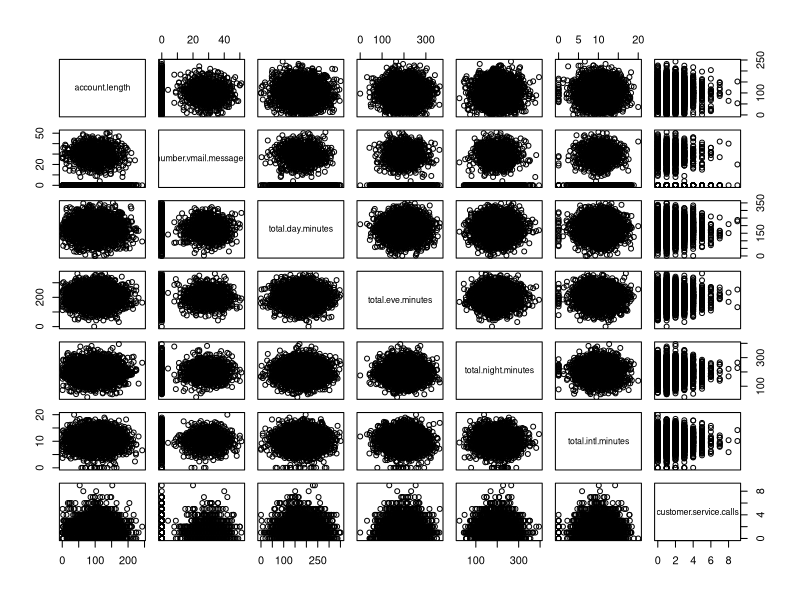
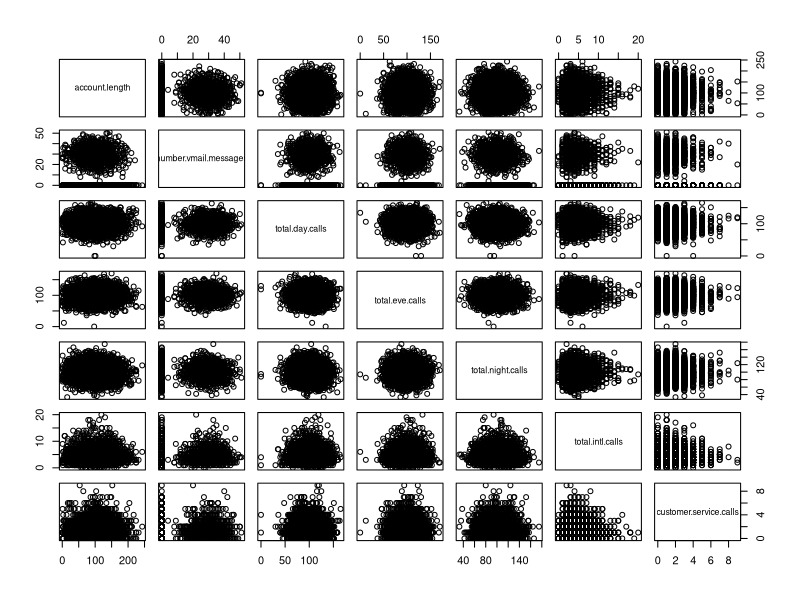
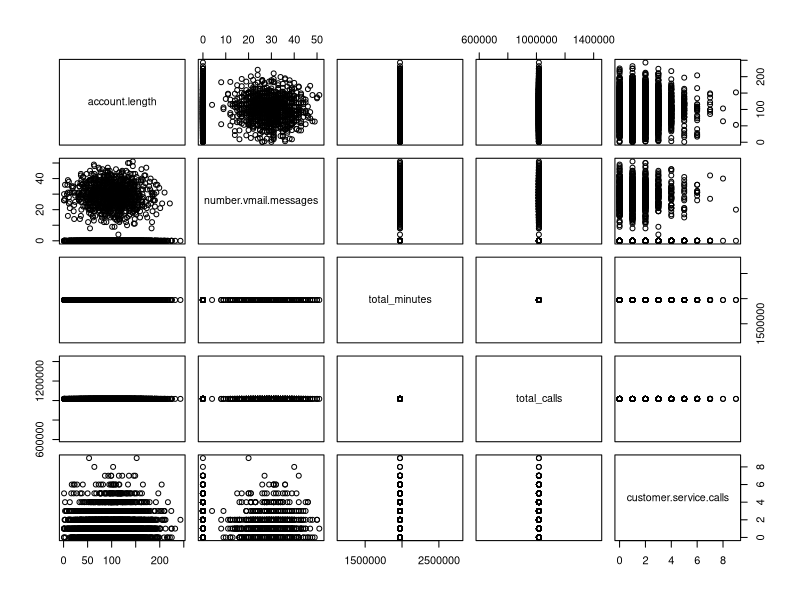

Write R code to recreate these figures, in order.
## ---- chunk 1
knitr::opts_chunk$set(echo = TRUE)
## ---- chunk 2
library(tidyverse)
library(knitr)
library(lubridate)
library(psych)
## ---- chunk 3
Customer_telecom <- read.csv("Customer_telecom.csv")
                             
## ---- chunk 4

num_c <- Customer_telecom %>%
  select(account.length, number.vmail.messages, total.day.minutes, total.day.calls, total.day.charge, total.eve.minutes, total.eve.calls, total.eve.charge, total.night.minutes, total.night.calls, total.night.charge, total.intl.minutes, total.intl.calls, total.intl.charge, customer.service.calls)

cor(num_c)
summary(Customer_telecom)

num_c <- num_c %>%
  select(account.length, number.vmail.messages, total.day.minutes, total.day.calls, total.eve.minutes, total.eve.calls, total.night.minutes, total.night.calls, total.intl.minutes, total.intl.calls, customer.service.calls)

minutes_c <- num_c %>%
  select(account.length, number.vmail.messages, total.day.minutes, total.eve.minutes, total.night.minutes, total.intl.minutes, customer.service.calls)

pairs(minutes_c)

calls_c <-  Customer_telecom %>%
  select(account.length, number.vmail.messages, total.day.calls, total.eve.calls, total.night.calls, total.intl.calls, customer.service.calls)
pairs(calls_c)

sums_c <- Customer_telecom %>%
  mutate(total_minutes = sum(total.day.minutes, total.eve.minutes, total.night.minutes, total.intl.minutes)) %>%
  mutate(total_calls = sum(total.day.calls, total.eve.calls, total.night.calls, total.intl.calls)) %>%
  select(account.length, number.vmail.messages, total_minutes, total_calls,  customer.service.calls)
                             
pairs(sums_c)

Customer_telecom <- Customer_telecom %>%
  mutate(churn1 = if_else(churn == "False", 0, 1))

glm.fits <- glm(
  churn1 ~ total.day.minutes,
  data = Customer_telecom, family = binomial
)
summary(glm.fits)

glm.fits1 <- glm(
  churn1 ~ account.length+ number.vmail.messages+ total.day.minutes+total.day.calls+ total.day.charge+ total.eve.minutes+ total.eve.calls+total.eve.charge+ total.night.minutes+total.night.calls+ total.night.charge+ total.intl.minutes+total.intl.calls+total.intl.charge+ customer.service.calls,
  data = Customer_telecom, family = binomial
)
summary(glm.fits1)
## ---- chunk 5
library(MASS)
library(caret)


#Randomly shuffle the data
Customer_telecom<-Customer_telecom[sample(nrow(Customer_telecom)),]

#Create 10 equally size folds
folds <- cut(seq(1,nrow(Customer_telecom)),breaks=10,labels=FALSE)

MAE=c()
mae=c()

#K-fold Cross Validation
for (i in 1:10){
  testIndexes <- which(folds==i,arr.ind=TRUE)
  test_data <- Customer_telecom[testIndexes, ]
  train_data <- Customer_telecom[-testIndexes, ]
  m_lda <- lda(churn1 ~ number.vmail.messages + total.intl.calls + customer.service.calls, data = train_data)
  m_pred <- predict(m_lda, test_data)
  conf <- table(list(predicted=m_pred$class, observed=test_data$churn1))
  confusionMatrix(conf)
  print(conf)
  mae <- c(mae, mean(abs(as.integer(m_pred$class == 1) - as.integer(test_data$churn1 == 1))))
}

MAE=c(MAE, mean(mae))
MAE
## ---- chunk 6
library(MASS)

#Randomly shuffle the data
Customer_telecom<-Customer_telecom[sample(nrow(Customer_telecom)),]

#Create 10 equally size folds
folds <- cut(seq(1,nrow(Customer_telecom)),breaks=10,labels=FALSE)

MAE <- c()
mae <- c()

for (i in 1:10){
  testIndexes <- which(folds==i,arr.ind=TRUE)
  test_data <- Customer_telecom[testIndexes, ]
  train_data <- Customer_telecom[-testIndexes, ]
  m_qda <- qda(churn1 ~ number.vmail.messages + total.intl.calls + customer.service.calls, data = train_data)
  m_pred <- predict(m_qda, test_data)
  conf <- table(list(predicted=m_pred$class, observed=test_data$churn1))
  confusionMatrix(conf)
  print(conf)
  mae <- c(mae, mean(abs( as.integer(m_pred$class == 1) - as.integer(test_data$churn1 == 1))))
}

MAE=c(MAE, mean(mae))
MAE

## ---- chunk 7
library(MASS)
library(e1071)

#Randomly shuffle the data
Customer_telecom<-Customer_telecom[sample(nrow(Customer_telecom)),]

#Create 10 equally size folds
folds <- cut(seq(1,nrow(Customer_telecom)),breaks=10,labels=FALSE)

MAE <- c()
mae <- c()

for (i in 1:10){
  testIndexes <- which(folds==i,arr.ind=TRUE)
  test_data <- Customer_telecom[testIndexes, ]
  train_data <- Customer_telecom[-testIndexes, ]
  m_naive <- naiveBayes(churn1 ~ number.vmail.messages + total.intl.calls + customer.service.calls, data = train_data)
  m_pred <- predict(m_naive, test_data)
  
  conf <- table(list(predicted=m_pred, observed=test_data$churn1))
  confusionMatrix(conf)
  print(conf)
  mae <- c(mae, mean(abs( as.integer(m_pred == 1) - as.integer(test_data$churn1 == 1))))
}

MAE=c(MAE, mean(mae))
MAE


